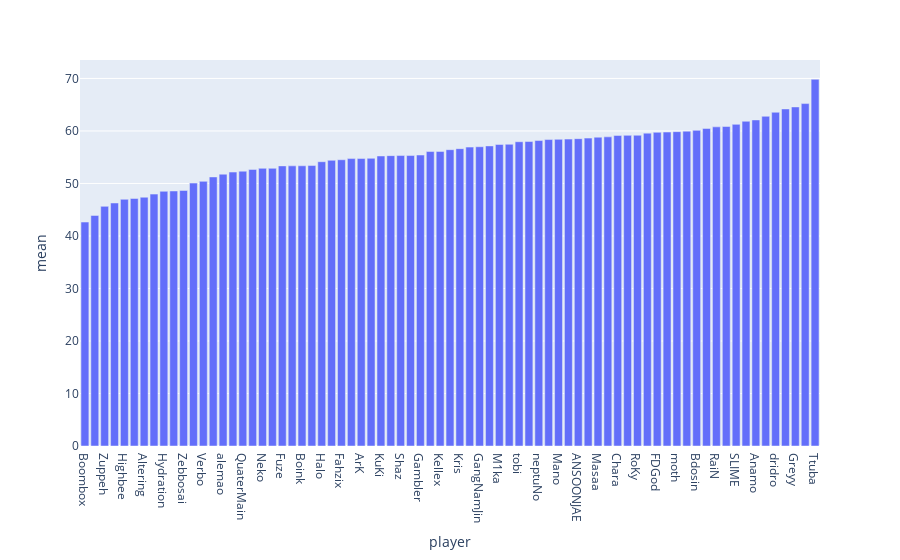

This figure's notebook cell:
### Code cell
import plotly.express as px

winston = stat_df[stat_df['hero_Lúcio'] == 1].groupby('player')['Stat'].describe()[['count', 'mean']].reset_index()
winston = winston[winston['count'] > 0].sort_values(by='mean')

fig = px.bar(winston, x=winston.player, y=winston['mean'])
fig.show()

### Figure 1 — Plotly figure (JSON) as saved in the notebook; plotly's stock layout.template omitted (floating-point values rounded to 4 significant figures)
{"data": [{"alignmentgroup": "True", "hovertemplate": "player=%{x}<br>mean=%{y}<extra></extra>", "legendgroup": "", "marker": {"color": "#636efa", "pattern": {"shape": ""}}, "name": "", "offsetgroup": "", "orientation": "v", "showlegend": false, "textposition": "auto", "type": "bar", "x": ["Boombox", "IZaYaKI", "Zuppeh", "Fiveking", "Highbee", "Hyeonu", "Altering", "GARRY", "Hydration", "dhaK", "Zebbosai", "Fire", "Verbo", "Lengsa", "alemao", "DayFly", "QuaterMain", "Nisha", "Neko", "Carcar", "Fuze", "HarryHook", "Boink", "Mandu", "Halo", "Custa", "Fahzix", "Friday", "ArK", "Aid", "KuKi", "Swimmer", "Shaz", "SanGuiNar", "Gambler", "Paintbrush", "Kellex", "Yveltal", "Kris", "ryujehong", "GangNamJin", "Kruise", "M1ka", "BigG00se", "tobi", "Closer", "neptuNo", "KariV", "Mano", "Bani", "ANSOONJAE", "NUS", "Masaa", "Elk", "Chara", "CoMa", "RoKy", "Viol2t", "FDGod", "iDK", "moth", "Faith", "Bdosin", "Jecse", "RaiN", "Joobi", "SLIME", "LeeJaeGon", "Anamo", "Fielder", "dridro", "FunnyAstro", "Greyy", "LeeJaegon", "Ttuba"], "xaxis": "x", "y": [42.65, 43.91, 45.64, 46.28, 46.98, 47.14, 47.38, 47.97, 48.5, 48.56, 48.66, 50.07, 50.4, 51.24, 51.77, 52.17, 52.34, 52.67, 52.88, 52.88, 53.35, 53.35, 53.36, 53.41, 54.14, 54.41, 54.52, 54.74, 54.75, 54.79, 55.23, 55.3, 55.32, 55.32, 55.42, 56.08, 56.1, 56.43, 56.63, 56.92, 56.99, 57.15, 57.43, 57.46, 57.95, 57.99, 58.17, 58.36, 58.4, 58.45, 58.53, 58.64, 58.81, 58.87, 59.14, 59.16, 59.18, 59.58, 59.74, 59.79, 59.87, 59.96, 60.11, 60.48, 60.78, 60.84, 61.26, 61.84, 62.1, 62.79, 63.56, 64.19, 64.57, 65.21, 69.84], "yaxis": "y"}], "layout": {"autosize": true, "barmode": "relative", "legend": {"tracegroupgap": 0}, "margin": {"t": 60}, "xaxis": {"anchor": "y", "autorange": true, "domain": [0, 1], "range": [-0.5, 74.5], "title": {"text": "player"}, "type": "category"}, "yaxis": {"anchor": "x", "autorange": true, "domain": [0, 1], "range": [0, 73.51], "title": {"text": "mean"}, "type": "linear"}}}
